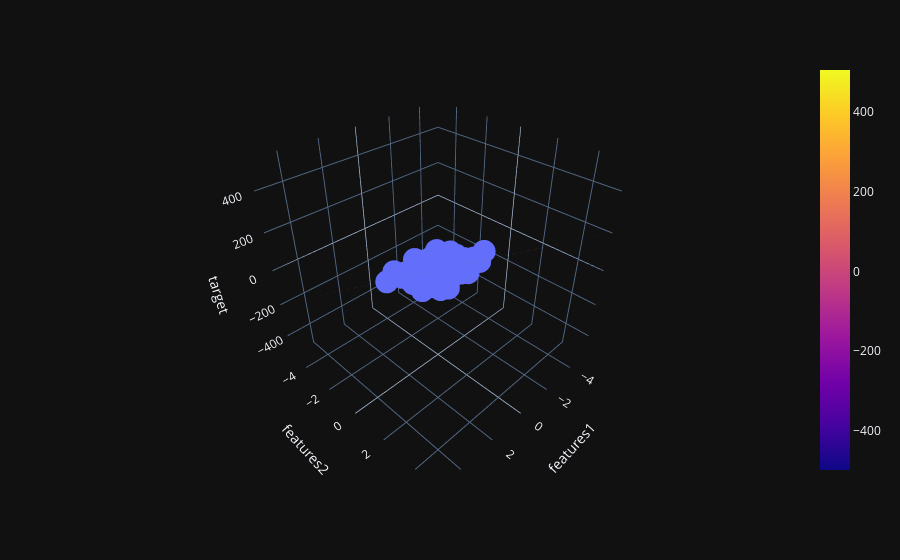

This figure's notebook cell:
### Code cell
plt.figure(figsize=(16,12))
fig = px.scatter_3d(df,x='features1',y='features2',z='target')
fig.add_trace(go.Surface(x=x, y=y, z=z))
fig.show()
